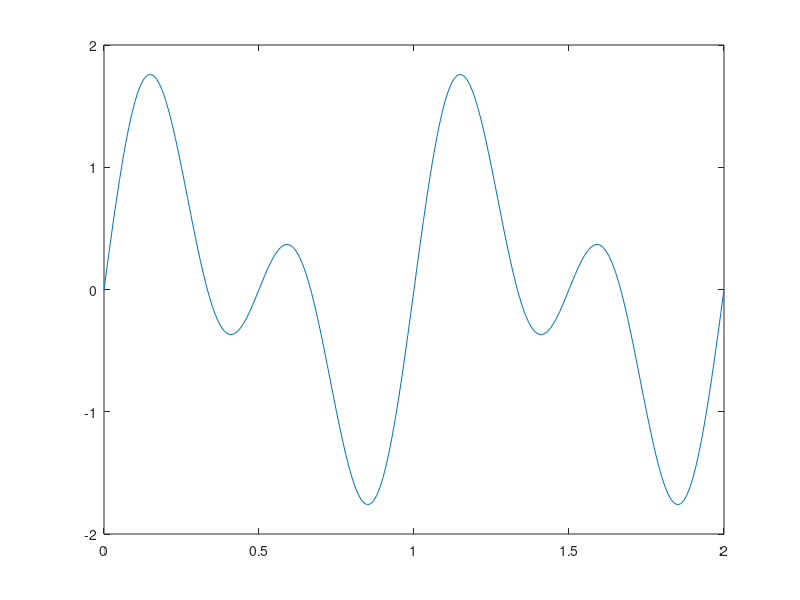

Recreate this plot in MATLAB. (Note: this script raises an error after producing the figure.)
Ts = 0.01;

f = 1;
w1 = 2*pi*f

t = (0:1:200)'*Ts;

y = sin(w1*t);
x = y + sin(w1*2*t);

f1 = figure(1); clf
plot(t, x)

save_fig(f1, 'funky_sin')